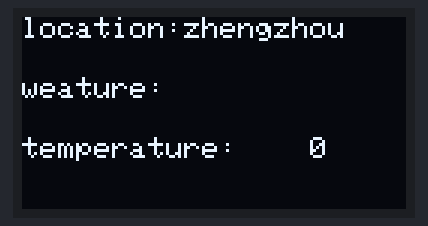
A sketch run on a simulated ESP8266 (NodeMCU). Shown: 128×64 one-colour display. WiFi joins after 1.5 s; servers stay silent unless stated; uploads are accepted with an empty reply; what the sketch prints to the serial monitor is not drawn.

Above: at 2.9 s.
At 7.2 s:
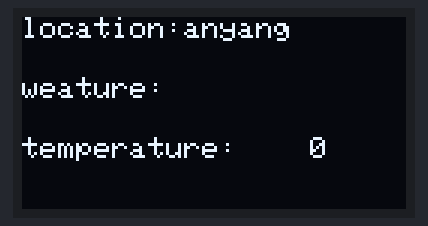
At 11.5 s:
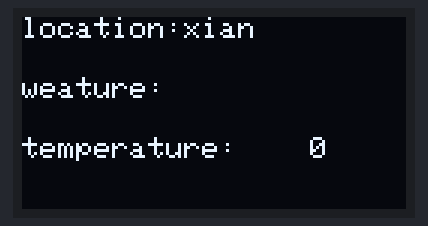
At 20.1 s:
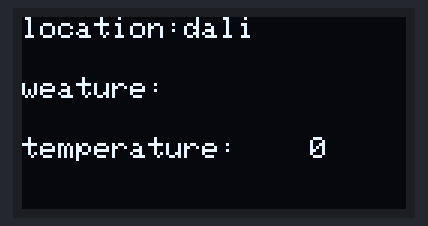
At 37.3 s:
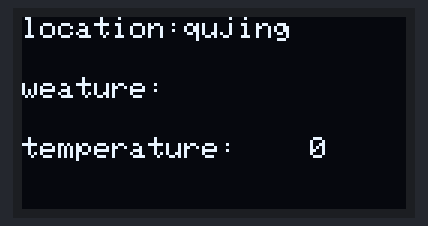

The sketch:

wifi_ap.ino
```cpp
#include <ESP8266WiFi.h>
#include <Wire.h>
#include <ArduinoJson.h>
#include <Adafruit_GFX.h>
#include <Adafruit_SSD1306.h>
#define connect_ssid "devil"
#define connect_psw "12345678"
#define MAX_SIZE 1024
#define WIDTH 128
#define HEIGHT 64
//String weather_position_1="zhengzhou";
//String weather_position_2="anyang";
//String weather_position_3="xian";
//String weather_position_4="qujing";
//String weather_position_5="dali";

String weather_position;
String weather_position_array[5]={"zhengzhou","anyang","xian","qujing","dali"};
int location_count;

const char *host = "api.seniverse.com";
String request_json;

char buff[1024];
Adafruit_SSD1306 display(WIDTH, HEIGHT, &Wire);
struct Weather
{
    String weather;
    int temperature;
} weather_data;
void setup()
{
    int count = 0;
    location_count=0;
    display.begin(SSD1306_SWITCHCAPVCC, 0x3C);
    display.setTextColor(WHITE);
    display.setTextSize(1.5);
    Serial.begin(115200);
    WiFi.begin(connect_ssid, connect_psw);
    Serial.println("connect to ");
    Serial.print(connect_ssid);
    Serial.print("   ....");
    WiFi.waitForConnectResult(5000);
    while (!WiFi.isConnected())
    {
        Serial.println("wait to connect WIFI...");
        if (count++ > 7)
        {
            Serial.println("Please check you passward");
        }
        delay(1000);
    }
}
void loop()
{

    weather_position=weather_position_array[location_count++%5];
    request_json="/v3/weather/now.json?key=yourkey="+weather_position+"&language=en&unit=c";   //这里的yourkey指的是心知天气的密钥
    if (WiFi.isConnected())
    {
        update_weather();
    }
    else
    {
        Serial.println("WIFI can't connect! So cann't update");
    }

    delay(3000);
}
void update_weather()
{
    WiFiClient client;
    String request_info = String("GET ") + request_json + " HTTP/1.1\r\n" + "Host: " + host + "\r\n" + "Connection: close\r\n\r\n";
    if (client.connect(host, 80))
    {

        client.flush(); //先清理接受缓冲区

        //说明连接上  发送请求
        client.print(request_info);
        Serial.println("send request:");
        Serial.print(request_info);

        //接下来跳过http响应头部
        client.find("\r\n\r\n");
        //开始进行读取数据
        receive_json(buff, MAX_SIZE,client);
        //数据读取完毕   进行json文件解析
        parse_json(buff);

        Serial.print("weather:  ");
        Serial.println(weather_data.weather);
        Serial.print("temperature:   ");
        Serial.println(weather_data.temperature);
        //解析完毕
        display.clearDisplay();
        display.setCursor(0,0);
        display.print("location:");
        display.println(weather_position);
        display.setCursor(0,20);
        display.print("weature:   ");
        display.println(weather_data.weather);
        display.setCursor(0,40);
        display.print("temperature:    ");
        display.println(weather_data.temperature);

        display.display();

    }
    else
    {
        Serial.println("client connect fail");
    }
}
void receive_json(char *buff, int max_size,WiFiClient& client)
{
    memset(buff, 0, max_size);
    client.readBytes(buff, max_size);
    buff[MAX_SIZE - 1] = 0;
}
void parse_json(char *buff)
{

    StaticJsonDocument<256> doc;

    DeserializationError error = deserializeJson(doc, buff, MAX_SIZE);

    if (error)
    {
        Serial.print(F("deserializeJson() failed: "));
        Serial.println(error.f_str());
        return;
    }
    JsonObject results_0 = doc["results"][0];

    JsonObject results_0_now = results_0["now"];
    const char *results_0_now_text = results_0_now["text"];
    const char *results_0_now_code = results_0_now["code"];
    const char *results_0_now_temperature = results_0_now["temperature"];
    weather_data.weather = String(results_0_now_text);
    weather_data.temperature = atoi(results_0_now_temperature);
}
```

Measured:
- what the display in image 0 shows lasts 4.3 s, from 2.8 s to 7.1 s
